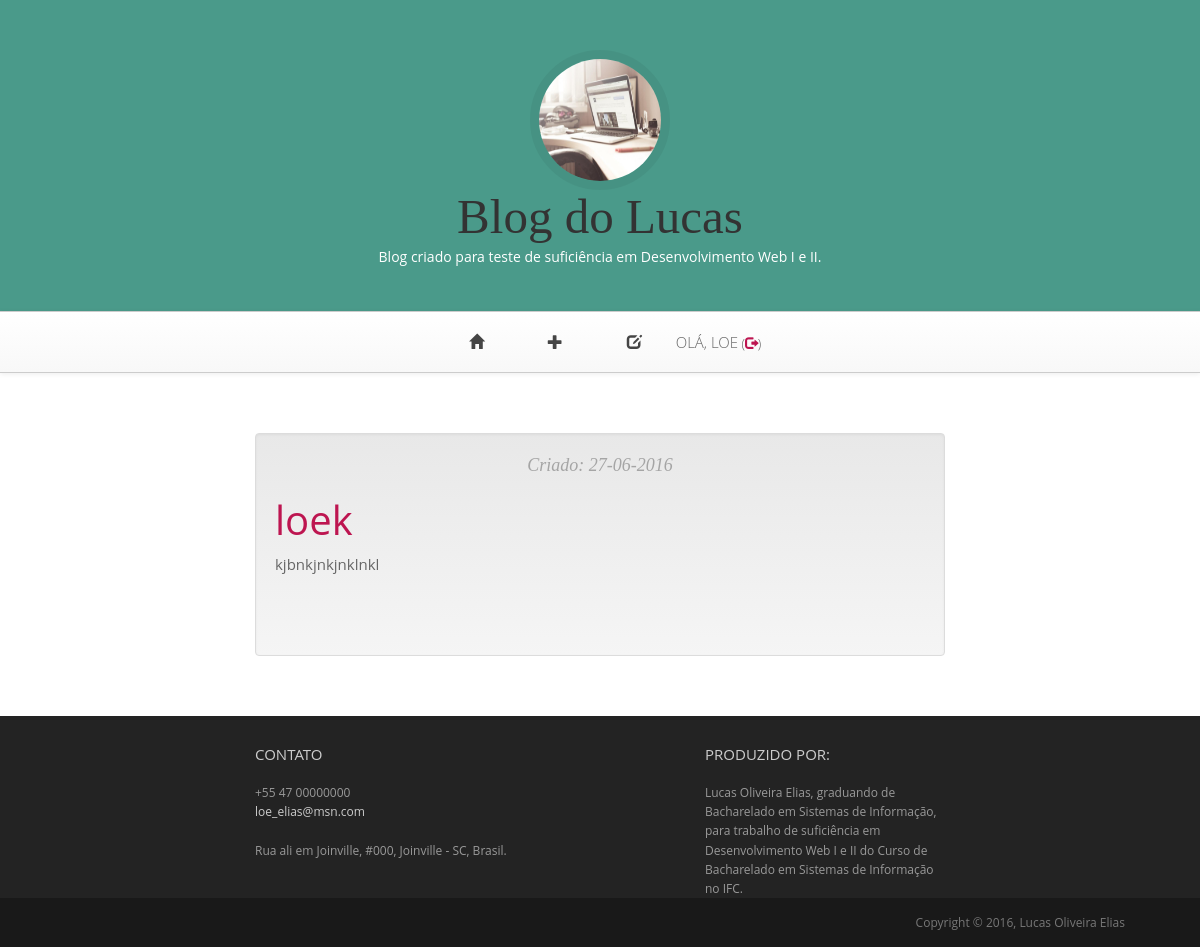
Before: /drafts/ (signed in) with the older database file.
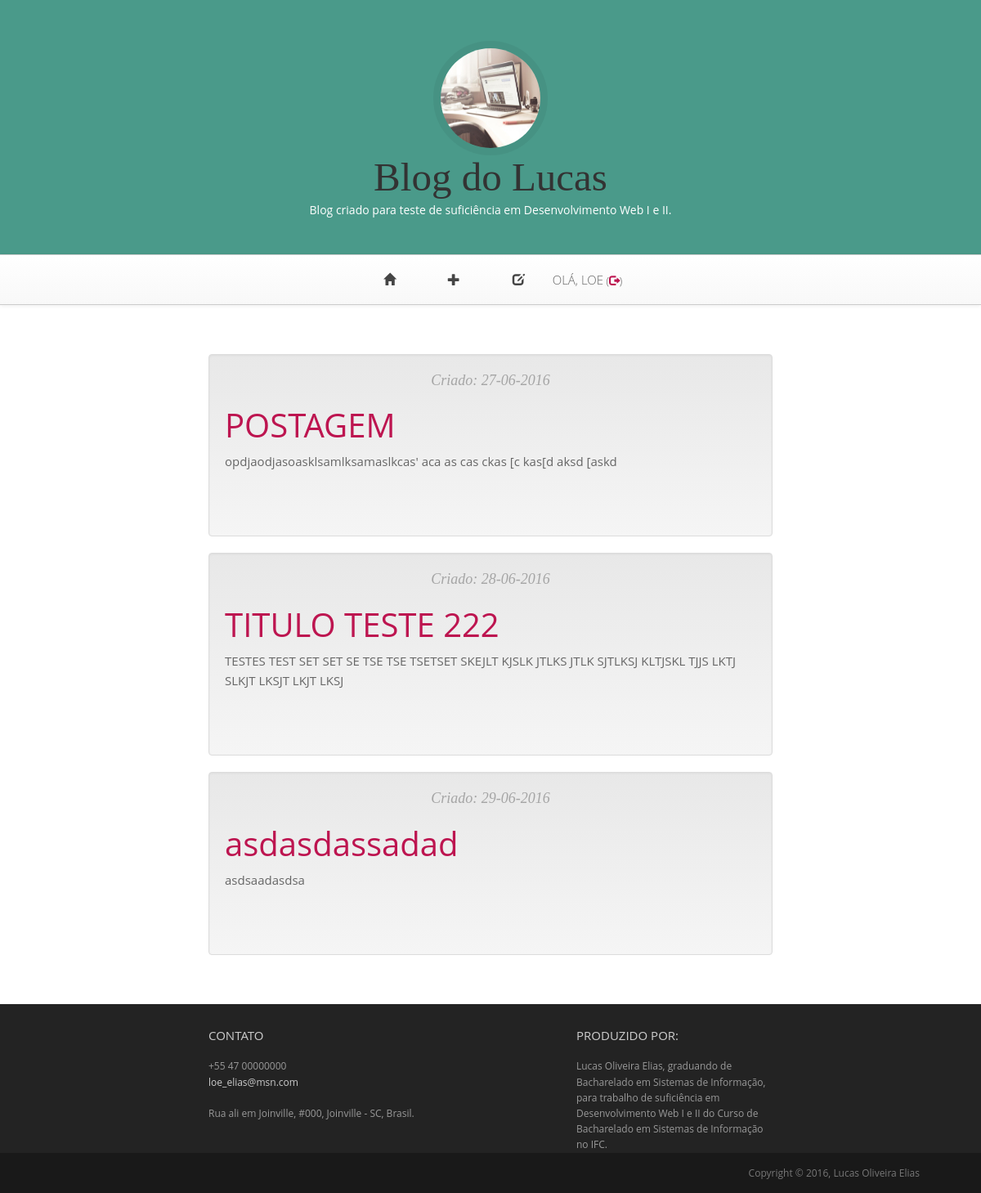
After: the same page with the newer database file.
### blog/models/postagens.py (models this page shows, shortened)
class Post(models.Model):
    autor = models.ForeignKey('auth.User')
    titulo = models.CharField(max_length=200)
    texto = models.TextField()
    data_criacao = models.DateTimeField(
        default=timezone.now)
    data_publicacao = models.DateTimeField(
        blank=True, null=True)

### blog/views/postagens.py (the view)
# urls.py: url(r'^drafts/$', views.post_draft_list, name='post_draft_list'),
@login_required
def post_draft_list(request):
    posts = Post.objects.filter(data_publicacao__isnull=True).order_by(
        'data_criacao')
    return render(request, 'blog/post_draft_list.html', {'posts': posts})

### blog/templates/blog/post_draft_list.html
{% extends 'blog/base.html' %}
{% block content %}
  {% for post in posts %}
    <article class="post">
      <article class="well" id="fade">
        <header class="entry-header">
          <div class="entry-meta">
            <span class="posted-on">
              <time class="entry-date">
                Criado: {{ post.data_criacao|date:'d-m-Y' }}
              </time>
            </span>
          </div>
          <h1>
            <a href="{% url 'post_detail' pk=post.pk %}">
              {{ post.titulo }}
            </a>
          </h1>
        </header>
        <div class="entry-content">
          <p>
            {{ post.texto|truncatechars:200 }}
          </p>
        </div>
      </article>
  {% endfor %}
{% endblock %}

Changed rows visible on the page:
removed Post: data_criacao "27-06-2016", titulo "loek", texto "kjbnkjnkjnklnkl"
added Post: data_criacao "27-06-2016", titulo "POSTAGEM", texto "opdjaodjasoasklsamlksamaslkcas' aca as cas ckas [c kas[d aksd [askd"
added Post: data_criacao "28-06-2016", titulo "TITULO TESTE 222", texto "TESTES TEST SET SET SE TSE TSE TSETSET SKEJLT KJSLK JTLKS JTLK SJTLKSJ KLTJSKL TJJS LKTJ SLKJT LKSJT LKJT LKSJ"
added Post: data_criacao "29-06-2016", titulo "asdasdassadad", texto "asdsaadasdsa"
